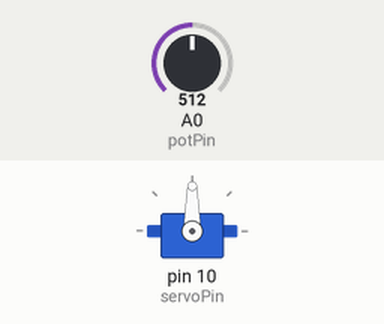
Simulated run of this sketch. Board: Arduino Uno, built with avr-gcc and run on an emulated ATmega328P. On the bench: servo. Inputs (shaded band) come from the test bench; at power-on: A0 (potPin) = 512.

Above: at 1.2 s.
1.3 s: A0 (potPin) set to 716
At 1.9 s:
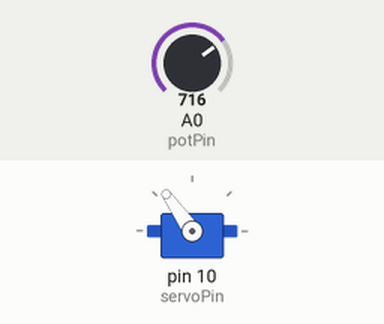
2.8 s: A0 (potPin) set to 900
At 3.9 s:
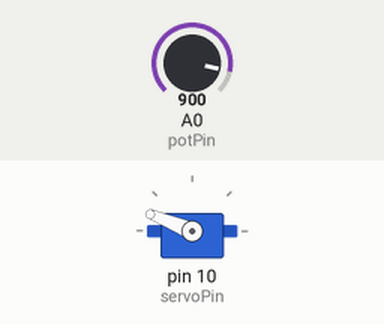
4.3 s: A0 (potPin) set to 1023
At 5.4 s:
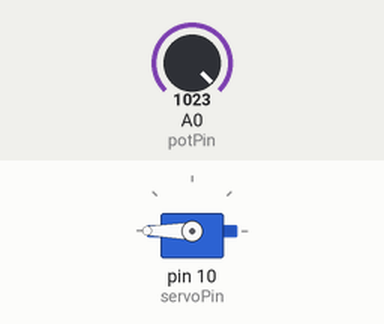
5.8 s: A0 (potPin) set to 306
At 6.2 s:
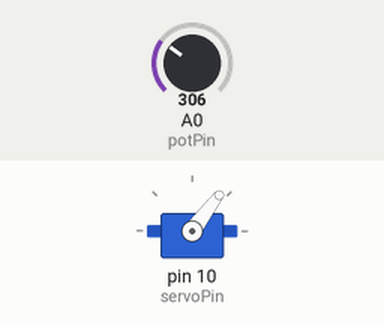
7.3 s: A0 (potPin) set to 122
At 7.6 s:
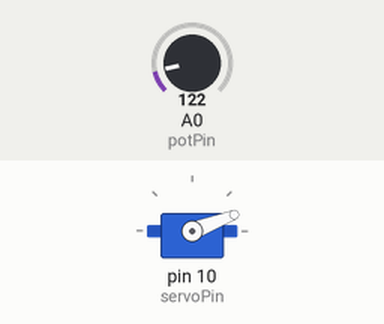
Timing chart, 0 to 9.8 s (numbered marks = the images above; inputs shaded):
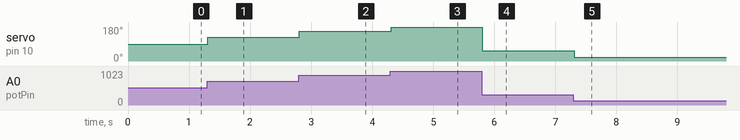

The sketch:

MG995_test1.ino
```cpp
#include <Servo.h> //서보관련 라이브러리를 사용하기 위해

Servo servo;  // 서보 변수 선언
int potPin = A0; // 서보 핀
int val;
const int servoPin=10;

void setup() {
  servo.attach(servoPin);//서보모터 핀 초기화
}

void loop() {
  val = analogRead(potPin);//가변저항의 입력을 읽기
  val=map(val,0,1023,0,180);// 입력값을 서보모터의 각도범위로 변환
  servo.write(val);//서보모터를 지정한 각도로 이동
  delay(15);//일시적인 딜레이
}
```

Measured:
- after the input at 1.3 s, servo on pin 10 (servoPin): 90° → 125° at once
- after the input at 2.8 s, servo on pin 10 (servoPin): 125° → 158° at once
- after the input at 4.3 s, servo on pin 10 (servoPin): 158° → 180° at once
- after the input at 5.8 s, servo on pin 10 (servoPin): 180° → 53° at once
- after the input at 7.3 s, servo on pin 10 (servoPin): 53° → 21° at once
